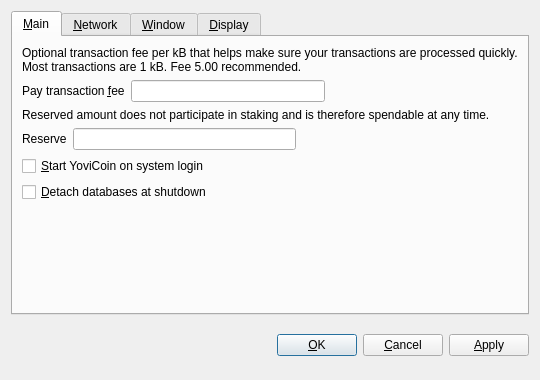
<?xml version="1.0" encoding="UTF-8"?>
<ui version="4.0">
 <class>OptionsDialog</class>
 <widget class="QDialog" name="OptionsDialog">
  <property name="geometry">
   <rect>
    <x>0</x>
    <y>0</y>
    <width>540</width>
    <height>380</height>
   </rect>
  </property>
  <property name="windowTitle">
   <string>Options</string>
  </property>
  <property name="autoFillBackground">
   <bool>true</bool>
  </property>
  <property name="modal">
   <bool>true</bool>
  </property>
  <layout class="QVBoxLayout" name="verticalLayout">
   <item>
    <widget class="QTabWidget" name="tabWidget">
     <property name="tabPosition">
      <enum>QTabWidget::North</enum>
     </property>
     <property name="currentIndex">
      <number>0</number>
     </property>
     <widget class="QWidget" name="tabMain">
      <attribute name="title">
       <string>&amp;Main</string>
      </attribute>
      <layout class="QVBoxLayout" name="verticalLayout_Main">
       <item>
        <widget class="QLabel" name="transactionFeeInfoLabel">
         <property name="text">
          <string>Optional transaction fee per kB that helps make sure your transactions are processed quickly. Most transactions are 1 kB. Fee 5.00 recommended.</string>
         </property>
         <property name="textFormat">
          <enum>Qt::PlainText</enum>
         </property>
         <property name="wordWrap">
          <bool>true</bool>
         </property>
        </widget>
       </item>
       <item>
        <layout class="QHBoxLayout" name="horizontalLayoutFee">
         <item>
          <widget class="QLabel" name="transactionFeeLabel">
           <property name="text">
            <string>Pay transaction &amp;fee</string>
           </property>
           <property name="textFormat">
            <enum>Qt::PlainText</enum>
           </property>
           <property name="buddy">
            <cstring>transactionFee</cstring>
           </property>
          </widget>
         </item>
         <item>
          <widget class="BitcoinAmountField" name="transactionFee"/>
         </item>
         <item>
          <spacer name="horizontalSpacerFee">
           <property name="orientation">
            <enum>Qt::Horizontal</enum>
           </property>
           <property name="sizeHint" stdset="0">
            <size>
             <width>40</width>
             <height>20</height>
            </size>
           </property>
          </spacer>
         </item>
        </layout>
       </item>
       <item>
        <widget class="QLabel" name="reserveBalanceInfoLabel">
         <property name="text">
          <string>Reserved amount does not participate in staking and is therefore spendable at any time.</string>
         </property>
         <property name="textFormat">
          <enum>Qt::PlainText</enum>
         </property>
         <property name="wordWrap">
          <bool>true</bool>
         </property>
        </widget>
       </item>
       <item>
        <layout class="QHBoxLayout" name="horizontalLayoutReserveBalance">
         <item>
          <widget class="QLabel" name="reserveBalanceLabel">
           <property name="text">
            <string>Reserve</string>
           </property>
           <property name="textFormat">
            <enum>Qt::PlainText</enum>
           </property>
           <property name="buddy">
            <cstring>reserveBalance</cstring>
           </property>
          </widget>
         </item>
         <item>
          <widget class="BitcoinAmountField" name="reserveBalance"/>
         </item>
         <item>
          <spacer name="horizontalSpacerReserveBalance">
           <property name="orientation">
            <enum>Qt::Horizontal</enum>
           </property>
           <property name="sizeHint" stdset="0">
            <size>
             <width>40</width>
             <height>20</height>
            </size>
           </property>
          </spacer>
         </item>
        </layout>
       </item>
       <item>
        <widget class="QCheckBox" name="bitcoinAtStartup">
         <property name="toolTip">
          <string>Automatically start YoviCoin after logging in to the system.</string>
         </property>
         <property name="text">
          <string>&amp;Start YoviCoin on system login</string>
         </property>
        </widget>
       </item>
       <item>
        <widget class="QCheckBox" name="detachDatabases">
         <property name="toolTip">
          <string>Detach block and address databases at shutdown. This means they can be moved to another data directory, but it slows down shutdown. The wallet is always detached.</string>
         </property>
         <property name="text">
          <string>&amp;Detach databases at shutdown</string>
         </property>
        </widget>
       </item>
       <item>
        <spacer name="verticalSpacer_Main">
         <property name="orientation">
          <enum>Qt::Vertical</enum>
         </property>
         <property name="sizeHint" stdset="0">
          <size>
           <width>20</width>
           <height>40</height>
          </size>
         </property>
        </spacer>
       </item>
      </layout>
     </widget>
     <widget class="QWidget" name="tabNetwork">
      <attribute name="title">
       <string>&amp;Network</string>
      </attribute>
      <layout class="QVBoxLayout" name="verticalLayout_Network">
       <item>
        <widget class="QCheckBox" name="mapPortUpnp">
         <property name="toolTip">
          <string>Automatically open the YoviCoin client port on the router. This only works when your router supports UPnP and it is enabled.</string>
         </property>
         <property name="text">
          <string>Map port using &amp;UPnP</string>
         </property>
        </widget>
       </item>
       <item>
        <widget class="QCheckBox" name="connectSocks">
         <property name="toolTip">
          <string>Connect to the YoviCoin network through a SOCKS proxy (e.g. when connecting through Tor).</string>
         </property>
         <property name="text">
          <string>&amp;Connect through SOCKS proxy:</string>
         </property>
        </widget>
       </item>
       <item>
        <layout class="QHBoxLayout" name="horizontalLayout_Network">
         <item>
          <widget class="QLabel" name="proxyIpLabel">
           <property name="text">
            <string>Proxy &amp;IP:</string>
           </property>
           <property name="textFormat">
            <enum>Qt::PlainText</enum>
           </property>
           <property name="buddy">
            <cstring>proxyIp</cstring>
           </property>
          </widget>
         </item>
         <item>
          <widget class="QValidatedLineEdit" name="proxyIp">
           <property name="maximumSize">
            <size>
             <width>140</width>
             <height>16777215</height>
            </size>
           </property>
           <property name="toolTip">
            <string>IP address of the proxy (e.g. 127.0.0.1)</string>
           </property>
          </widget>
         </item>
         <item>
          <widget class="QLabel" name="proxyPortLabel">
           <property name="text">
            <string>&amp;Port:</string>
           </property>
           <property name="textFormat">
            <enum>Qt::PlainText</enum>
           </property>
           <property name="buddy">
            <cstring>proxyPort</cstring>
           </property>
          </widget>
         </item>
         <item>
          <widget class="QLineEdit" name="proxyPort">
           <property name="maximumSize">
            <size>
             <width>55</width>
             <height>16777215</height>
            </size>
           </property>
           <property name="toolTip">
            <string>Port of the proxy (e.g. 9050)</string>
           </property>
          </widget>
         </item>
         <item>
          <widget class="QLabel" name="socksVersionLabel">
           <property name="text">
            <string>SOCKS &amp;Version:</string>
           </property>
           <property name="textFormat">
            <enum>Qt::PlainText</enum>
           </property>
           <property name="buddy">
            <cstring>socksVersion</cstring>
           </property>
          </widget>
         </item>
         <item>
          <widget class="QValueComboBox" name="socksVersion">
           <property name="toolTip">
            <string>SOCKS version of the proxy (e.g. 5)</string>
           </property>
          </widget>
         </item>
         <item>
          <spacer name="horizontalSpacer_Network">
           <property name="orientation">
            <enum>Qt::Horizontal</enum>
           </property>
           <property name="sizeHint" stdset="0">
            <size>
             <width>40</width>
             <height>20</height>
            </size>
           </property>
          </spacer>
         </item>
        </layout>
       </item>
       <item>
        <spacer name="verticalSpacer_Network">
         <property name="orientation">
          <enum>Qt::Vertical</enum>
         </property>
         <property name="sizeHint" stdset="0">
          <size>
           <width>20</width>
           <height>40</height>
          </size>
         </property>
        </spacer>
       </item>
      </layout>
     </widget>
     <widget class="QWidget" name="tabWindow">
      <attribute name="title">
       <string>&amp;Window</string>
      </attribute>
      <layout class="QVBoxLayout" name="verticalLayout_Window">
       <item>
        <widget class="QCheckBox" name="minimizeToTray">
         <property name="toolTip">
          <string>Show only a tray icon after minimizing the window.</string>
         </property>
         <property name="text">
          <string>&amp;Minimize to the tray instead of the taskbar</string>
         </property>
        </widget>
       </item>
       <item>
        <widget class="QCheckBox" name="minimizeOnClose">
         <property name="toolTip">
          <string>Minimize instead of exit the application when the window is closed. When this option is enabled, the application will be closed only after selecting Quit in the menu.</string>
         </property>
         <property name="text">
          <string>M&amp;inimize on close</string>
         </property>
        </widget>
       </item>
       <item>
        <spacer name="verticalSpacer_Window">
         <property name="orientation">
          <enum>Qt::Vertical</enum>
         </property>
         <property name="sizeHint" stdset="0">
          <size>
           <width>20</width>
           <height>40</height>
          </size>
         </property>
        </spacer>
       </item>
      </layout>
     </widget>
     <widget class="QWidget" name="tabDisplay">
      <attribute name="title">
       <string>&amp;Display</string>
      </attribute>
      <layout class="QVBoxLayout" name="verticalLayout_Display">
       <item>
        <layout class="QHBoxLayout" name="horizontalLayout_1_Display">
         <item>
          <widget class="QLabel" name="langLabel">
           <property name="text">
            <string>User Interface &amp;language:</string>
           </property>
           <property name="textFormat">
            <enum>Qt::PlainText</enum>
           </property>
           <property name="buddy">
            <cstring>lang</cstring>
           </property>
          </widget>
         </item>
         <item>
          <widget class="QValueComboBox" name="lang">
           <property name="toolTip">
            <string>The user interface language can be set here. This setting will take effect after restarting YoviCoin.</string>
           </property>
          </widget>
         </item>
        </layout>
       </item>
       <item>
        <layout class="QHBoxLayout" name="horizontalLayout_2_Display">
         <item>
          <widget class="QLabel" name="unitLabel">
           <property name="text">
            <string>&amp;Unit to show amounts in:</string>
           </property>
           <property name="textFormat">
            <enum>Qt::PlainText</enum>
           </property>
           <property name="buddy">
            <cstring>unit</cstring>
           </property>
          </widget>
         </item>
         <item>
          <widget class="QValueComboBox" name="unit">
           <property name="toolTip">
            <string>Choose the default subdivision unit to show in the interface and when sending coins.</string>
           </property>
          </widget>
         </item>
        </layout>
       </item>
       <item>
        <widget class="QCheckBox" name="displayAddresses">
         <property name="toolTip">
          <string>Whether to show YoviCoin addresses in the transaction list or not.</string>
         </property>
         <property name="text">
          <string>&amp;Display addresses in transaction list</string>
         </property>
        </widget>
       </item>
       <item>
        <widget class="QCheckBox" name="coinControlFeatures">
         <property name="toolTip">
          <string>Whether to show coin control features or not.</string>
         </property>
         <property name="text">
          <string>Display coin &amp;control features (experts only!)</string>
         </property>
        </widget>
       </item>
       <item>
        <spacer name="verticalSpacer_Display">
         <property name="orientation">
          <enum>Qt::Vertical</enum>
         </property>
         <property name="sizeHint" stdset="0">
          <size>
           <width>20</width>
           <height>40</height>
          </size>
         </property>
        </spacer>
       </item>
      </layout>
     </widget>
    </widget>
   </item>
   <item>
    <layout class="QHBoxLayout" name="horizontalLayout_Buttons">
     <item>
      <spacer name="horizontalSpacer_1">
       <property name="orientation">
        <enum>Qt::Horizontal</enum>
       </property>
       <property name="sizeHint" stdset="0">
        <size>
         <width>40</width>
         <height>48</height>
        </size>
       </property>
      </spacer>
     </item>
     <item>
      <widget class="QLabel" name="statusLabel">
       <property name="font">
        <font>
         <weight>75</weight>
         <bold>true</bold>
        </font>
       </property>
       <property name="text">
        <string/>
       </property>
       <property name="textFormat">
        <enum>Qt::PlainText</enum>
       </property>
       <property name="wordWrap">
        <bool>true</bool>
       </property>
      </widget>
     </item>
     <item>
      <spacer name="horizontalSpacer_2">
       <property name="orientation">
        <enum>Qt::Horizontal</enum>
       </property>
       <property name="sizeHint" stdset="0">
        <size>
         <width>40</width>
         <height>48</height>
        </size>
       </property>
      </spacer>
     </item>
     <item>
      <widget class="QPushButton" name="okButton">
       <property name="text">
        <string>&amp;OK</string>
       </property>
      </widget>
     </item>
     <item>
      <widget class="QPushButton" name="cancelButton">
       <property name="text">
        <string>&amp;Cancel</string>
       </property>
       <property name="autoDefault">
        <bool>false</bool>
       </property>
      </widget>
     </item>
     <item>
      <widget class="QPushButton" name="applyButton">
       <property name="text">
        <string>&amp;Apply</string>
       </property>
       <property name="autoDefault">
        <bool>false</bool>
       </property>
      </widget>
     </item>
    </layout>
   </item>
  </layout>
 </widget>
 <customwidgets>
  <customwidget>
   <class>QValidatedLineEdit</class>
   <extends>QLineEdit</extends>
   <header>qvalidatedlineedit.h</header>
  </customwidget>
  <customwidget>
   <class>BitcoinAmountField</class>
   <extends>QLineEdit</extends>
   <header>bitcoinamountfield.h</header>
   <container>1</container>
  </customwidget>
  <customwidget>
   <class>QValueComboBox</class>
   <extends>QComboBox</extends>
   <header>qvaluecombobox.h</header>
  </customwidget>
 </customwidgets>
 <resources/>
 <connections/>
</ui>
